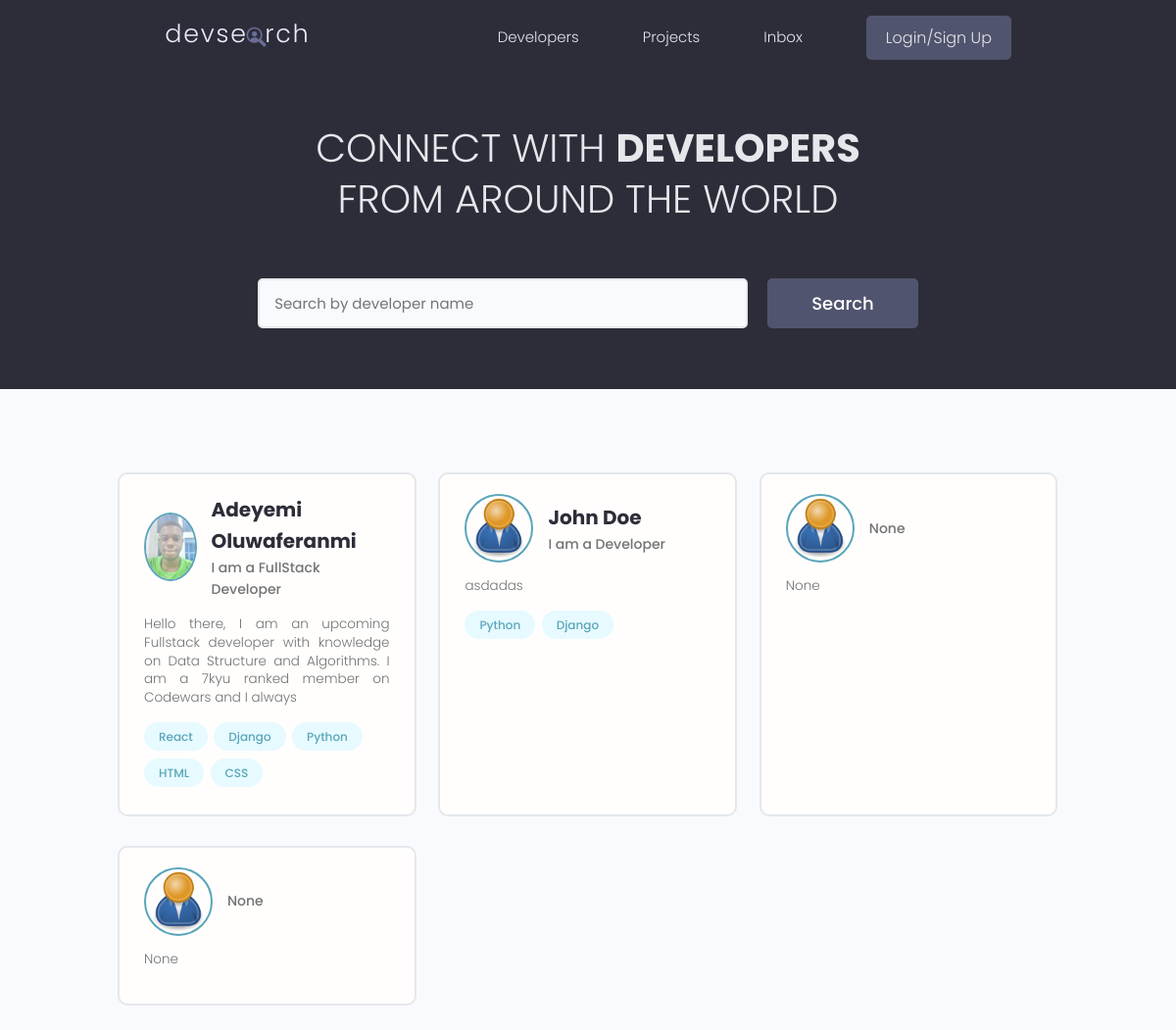
Before: / with the older database file.
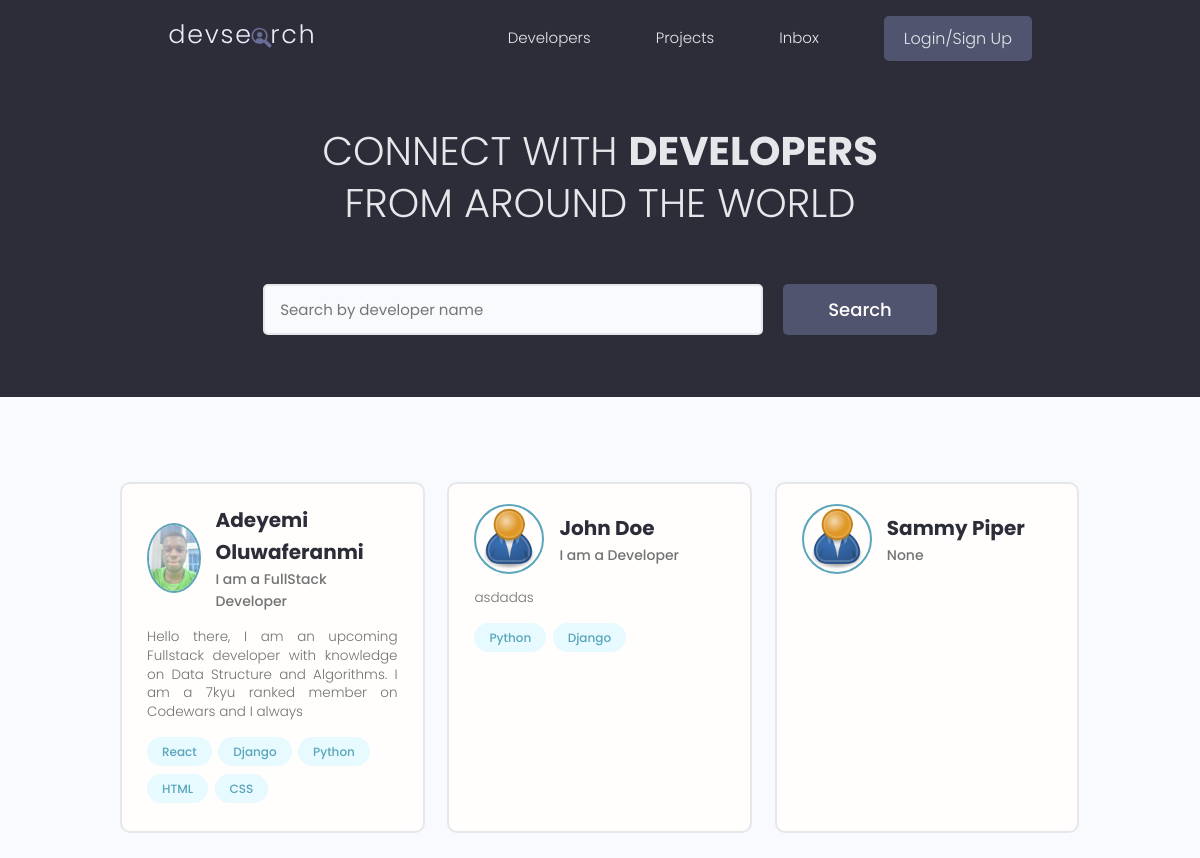
After: the same page with the newer database file.
### users/models.py (models this page shows, shortened)
class Profile(models.Model):
    user = models.OneToOneField(User, on_delete=models.CASCADE, null=True, blank=True)
    name = models.CharField(max_length=200, blank=True, null=True)
    email = models.EmailField(max_length=500, blank=True, null=True)
    username = models.CharField(max_length=200, blank=True, null=True)
    location = models.CharField(max_length=200, blank=True, null=True)
    short_intro = models.CharField(max_length=200, blank=True, null=True)
    bio = models.TextField(blank=True, null=True)
    profile_image = models.ImageField(null=True, blank=True, upload_to='profiles/', default="profiles/user-default.png")
    social_github = models.CharField(max_length=200, blank=True, null=True)
    social_twitter = models.CharField(max_length=200, blank=True, null=True)
    social_linkedin = models.CharField(max_length=200, blank=True, null=True)
    social_facebook = models.CharField(max_length=200, blank=True, null=True)
    social_website = models.CharField(max_length=200, blank=True, null=True)
    created = models.DateTimeField(auto_now_add=True)
    id = models.UUIDField(default=uuid.uuid4, unique=True, primary_key=True, editable=False)

class Skill(models.Model):
    owner = models.ForeignKey(Profile, on_delete=models.CASCADE, null=True, blank=True)
    name = models.CharField(max_length=200, blank=True, null=True)
    description = models.TextField(null=True, blank=True)
    created = models.DateTimeField(auto_now_add=True)
    id = models.UUIDField(default=uuid.uuid4, unique=True, primary_key=True, editable=False)
    def __str__(self):
        return str(self.name)

### users/views.py (the view)
# urls.py: path('', views.profiles, name='profiles'),
def profiles(request):
    profiles = Profile.objects.all()
    context = {'profiles':profiles}
    return render(request,'users/profiles.html', context)

### users/templates/users/profiles.html (shortened to what this page needs)
{% extends 'main.html' %} {% block content %}
<main class="home">
  <section class="hero-section text-center">
    <div class="container container--narrow">
      <div class="hero-section__box">
        <h2>CONNECT WITH <span>DEVELOPERS</span></h2>
        <h2>FROM AROUND THE WORLD</h2>
      </div>
      <div class="hero-section__search">
        <form class="form" action="#" method="get">
          <div class="form__field">
            <input
              class="input input--text"
              id="formInput#search"
              type="text"
              name="text"
              placeholder="Search by developer name"
            />
          </div>
          <input class="btn btn--sub btn--lg" type="submit" value="Search" />
        </form>
      </div>
    </div>
  </section>
  <section class="devlist">
    <div class="container">
      <div class="grid grid--three">
        {% for profile in profiles %}
        <div class="column card">
          <div class="dev">
            <a href="{% url 'user-profile' profile.id %}" class="card__body">
              <div class="dev__profile">
                <img
                  class="avatar avatar--md"
                  src="{{profile.profile_image.url }}"
                  alt="image"
                />
                <div class="dev__meta">
                  <h3>{{profile.name}}</h3>
                  <h5>{{profile.short_intro|slice:"60"}}</h5>
                </div>
              </div>
              <p class="dev__info">{{profile.bio|slice:"150"}}</p>
              <div class="dev__skills">
                {% for skill in profile.skill_set.all|slice:"5" %}
                <span class="tag tag--pill tag--main">
                  <small>{{skill}}</small>
                </span>
                {% endfor %}
              </div>
            </a>
          </div>
        </div>
        {% endfor %}
      </div>
    </div>
  </section>
</main>
{% endblock %}

### templates/main.html (shortened to what this page needs)
<!DOCTYPE html>
{% load static %}
<html lang="en">
  <head>
    <link
      rel="stylesheet"
      href="https://cdn.iconmonstr.com/1.3.0/css/iconmonstr-iconic-font.min.css"
    />
    <link rel="stylesheet" href="{% static 'uikit/styles/uikit.css' %}" />
    <link rel="stylesheet" href="{% static 'styles/app.css' %}" />
  </head>
  <body>
    {% include 'navbar.html' %}
     {% block content %} {% endblock content %}
  </body>
</html>

### templates/navbar.html (shortened to what this page needs)
{% load static %}
<header class="header">
  <div class="container container--narrow">
    <a href="{% url 'profiles' %}" class="header__logo">
      <img src="{% static 'images/logo.svg' %}" alt="DevSearch Logo" />
    </a>
    <nav class="header__nav">
      <ul class="header__menu">
        <li class="header__menuItem">
          <a href="{% url 'profiles' %}">Developers</a>
        </li>
        <li class="header__menuItem">
          <a href="{% url 'projects' %}">Projects</a>
        </li>
        <li class="header__menuItem"><a href="">Inbox</a></li>
        {% if request.user.is_authenticated %}
        <li class="header__menuItem">
          <a href="{% url 'account' %}">Account</a>
        </li>
        <li class="header__menuItem">
          <a href="{% url 'logout' %}" class="btn btn--sub">Logout</a>
        </li>
        {% else %}
        <li class="header__menuItem">
          <a href="{% url 'login' %}" class="btn btn--sub">Login/Sign Up</a>
        </li>
        {% endif %}
      </ul>
    </nav>
  </div>
</header>

### static/styles/app.css (style rules this page uses)
:root { --color-sub: #2d2d39; }
.btn--sub { background-color: var(--color-sub-light); }
.card { border: 2px solid var(--color-light); }
img { width: 100%; }
.header { position: sticky; z-index: 111; background-color: var(--color-sub); padding: 1.5rem 0; }
.header > .container { display: flex; justify-content: space-between; align-items: center; }
.header__logo > img { height: 3.8rem; }
.header__nav > ul { display: inline-flex; align-items: center; list-style: none; gap: 6.5rem; }
.header__menuItem > a { color: var(--color-light); font-weight: 300; }
.hero-section { height: 40vh; display: flex; align-items: center; background-color: var(--color-sub); }
.hero-section__box { margin-bottom: 4rem; }
.hero-section__box > h2, .hero-section__box > h2 > span { font-size: 4rem; color: var(--color-light); line-height: 1.3; text-transform: uppercase; }
.hero-section__box > h2 { font-weight: 300; }
.hero-section__box > h2 > span { font-weight: 700; }
.hero-section__search > .form { display: flex; align-items: center; justify-content: center; gap: 2rem; }
.hero-section__search > .form input.input--text { width: 50rem; }
.devlist { margin-top: 8rem; }
.devlist .grid { align-items: stretch; }
.devlist .dev .dev__profile { display: flex; align-items: center; gap: 1.5rem; }
.devlist .dev .dev__meta h3 { color: var(--color-sub); font-size: 2rem; font-weight: 700; }
.devlist .dev .dev__meta h5 { color: var(--color-text); font-size: 1.4rem; font-weight: 500; }
.devlist .dev .dev__info { margin: 1.5rem 0; font-size: 1.35rem; line-height: 1.4; text-align: justify; }

### static/uikit/styles/modules/_variables.css (style rules this page uses)
:root { --color-main: #5aa5b9; --color-main-light: #e6faff; --color-sub: #3f4156; --color-sub-light: #51546e; --color-sub-lighter: #ededfd; --color-text: #737373; --color-gray: #8b8b8b; --color-light: #e5e7eb; --color-light-gray: #767676; --color-bg: #f8fafd; --color-white: #fffefd; --color-white-light: #f3f3f3; --color-success: #359e64; --color-success-bg: #def8e8; --color-error: #fc4b0b; --color-error-bg: #fff2ee; --font-base: 'Poppins', arial, helvetica, 'Segoe UI', roboto, ubuntu, sans-serif; --font-monospace: 'Fira Code', 'Courier New', courier, monospace; --font-regular: 300; --font-medium: 500; --font-bold: 700; --generic-shadow: 1px 1px 5px #00000010; --generic-transition: all 0.3s ease-in-out; }

### static/uikit/styles/modules/_base.css (style rules this page uses)
* { margin: 0; padding: 0; box-sizing: border-box; text-rendering: optimizeLegibility; color: inherit; font-size: inherit; }
html { font-size: 50%; }
@media only screen and (min-width: 480px) { html { font-size: 56.25%; } }
@media only screen and (min-width: 1200px) { html { font-size: 62.5%; } }
body { line-height: 1.6; font-weight: 400; font-size: 1.5rem; color: var(--color-text); background-color: var(--color-bg); min-height: 100vh; }

### static/uikit/styles/modules/_typography.css (style rules this page uses)
* { font-family: var(--font-base); }
h2 { font-size: 3.6rem; font-weight: var(--font-bold); }
h3 { font-size: 3.2rem; font-weight: var(--font-medium); }
h5 { font-size: 2.4rem; font-weight: var(--font-medium); }
h5, h6 { font-weight: var(--font-regular); }
p, span, strong { font-size: 1.6rem; color: var(--color-text); font-weight: var(--font-regular); }
a { padding-bottom: 2px; text-decoration: none; display: inline-block; color: var(--color-main); font-weight: var(--font-medium); }

### static/uikit/styles/modules/_utilities.css (style rules this page uses)
.container { width: 92%; max-width: 165rem; margin: 0 auto; box-sizing: border-box; }
.container--narrow { width: 92%; max-width: 120rem; }
@media screen and (min-width: 1000px) { .container { width: 90%; } }
@media screen and (min-width: 1000px) { .container--narrow { width: 85%; } }
@media screen and (min-width: 1200px) { .container { width: 80%; } }
@media screen and (min-width: 1200px) { .container--narrow { width: 72%; } }
.text-center { text-align: center; }

### static/uikit/styles/modules/_avatar.css (style rules this page uses)
.avatar { border-radius: 50%; border: 2px solid var(--color-main); object-fit: cover; }
.avatar--md { height: 7rem; width: 7rem; }

### static/uikit/styles/modules/_button.css (style rules this page uses)
.btn { display: inline-block; position: relative; cursor: pointer; background-color: var(--color-light); font-weight: var(--font-medium); color: var(--color-sub); text-decoration: none; padding: 1rem 2rem; border-radius: 0.5rem; border: none; width: -webkit-fit-content; width: -moz-fit-content; width: fit-content; height: -webkit-fit-content; height: -moz-fit-content; height: fit-content; font-size: 1.6rem; outline-width: 0; outline-color: transparent; -webkit-backface-visibility: hidden; backface-visibility: hidden; transition: all 0.3s ease-in-out; }
.btn--sub { background-color: var(--color-sub); color: var(--color-white); }
.btn--lg { font-size: 1.8rem; padding: 1.2rem 4.5rem; }

Changed rows visible on the page:
removed Profile: profile_image (placeholder picture), short_intro "None", bio "None"
removed Profile: profile_image (placeholder picture), short_intro "None", bio "None"
added Profile: profile_image (placeholder picture), name "Sammy Piper", short_intro "None"
